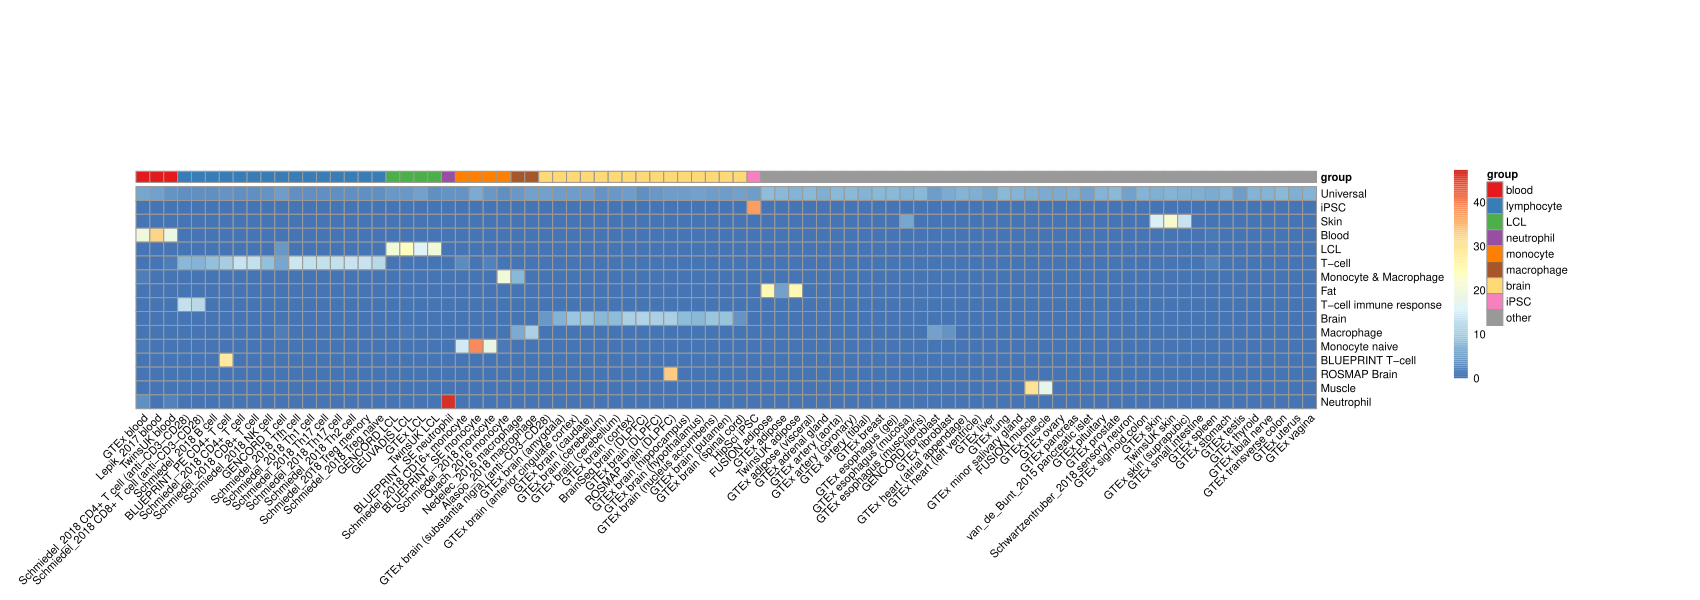

Here is the R script that generated this plot:
library(tidyverse)
library(data.table)

# load factor matrix
FactorM = read.table("K30_a1900_l11100_Run4.txt")

# sorting and naming of studies
###############################
ontology_map = readr::read_tsv("../../../ontology_mappings/tissue_ontology_mapping.tsv")
friendly_names = readr::read_tsv("../../../ontology_mappings/friendly_names.tsv") %>%
  dplyr::select(ontology_term, ontology_tissue)
ontology_map$study[c(1,2,3)] = c("BLUEPRINT_SE", "BLUEPRINT_SE", "BLUEPRINT_PE")
ontology_map <- ontology_map %>% dplyr::mutate(study_qtlgroup = paste0(study, ".", qtl_group)) %>%
  dplyr::left_join(friendly_names) %>%
  dplyr::mutate(sample_class = ifelse(ontology_tissue %like% "brain", "brain", "other")) %>%
  dplyr::mutate(sample_class = ifelse(ontology_tissue %like% "LCL", "LCL", sample_class)) %>%
  dplyr::mutate(sample_class = ifelse(ontology_tissue %like% "monocyte", "monocyte", sample_class)) %>%
  dplyr::mutate(sample_class = ifelse(ontology_tissue %like% "macrophage", "macrophage", sample_class)) %>%
  dplyr::mutate(sample_class = ifelse(ontology_tissue %like% "blood", "blood", sample_class)) %>%
  dplyr::mutate(sample_class = ifelse(ontology_tissue %like% "neutrophil", "neutrophil", sample_class)) %>%
  dplyr::mutate(sample_class = ifelse(ontology_term %in% c("CL_0000236","CL_0002677","CL_0002678","CL_0000624","CL_0000625","CL_0000623","CL_0000899","CL_0000546","CL_0000545","CL_0000899","CL_0002038","CL_0000084"), "lymphocyte", sample_class)) %>%
  dplyr::mutate(sample_class = ifelse(ontology_tissue %like% "iPSC", "iPSC", sample_class))

fct_levels = c("blood","lymphocyte","LCL","neutrophil","monocyte","macrophage","brain","iPSC","other")
ontology_map = dplyr::mutate(ontology_map, tissue_fct = factor(sample_class, levels = fct_levels))
# place immune t-cells together
ontology_map = ontology_map %>% dplyr::mutate(dummy = ifelse(qtl_group %like% "anti", "ANTI", ontology_tissue), 
                                              ontology_tissue = ifelse(qtl_group %like% "anti", paste(ontology_tissue, "(anti-CD3-CD28)"), ontology_tissue))
# place quach monocyte and nedelec macrophage together because they load on one factor
ontology_map = ontology_map %>% dplyr::mutate(dummy = ifelse(study_qtlgroup == "Quach_2016.monocyte_naive", "z-monocyte", dummy))
ontology_map = ontology_map %>% dplyr::mutate(dummy = ifelse(study_qtlgroup == "Nedelec_2016.macrophage_naive", "a-macrophage", dummy))
# sort studies
ontology_map = ontology_map %>% dplyr::arrange(tissue_fct, dummy, study)
ontology_map = ontology_map %>% dplyr::mutate(heatmap_label = paste(study, ontology_tissue, sep=" "))
ontology_map = ontology_map %>% dplyr::filter(study_qtlgroup %in% rownames(FactorM))

labels = data.frame(ontology = ontology_map$heatmap_label)
rownames(labels) = ontology_map$study_qtlgroup

# sort tissues
FactorM = FactorM[ontology_map$study_qtlgroup, ]
# remove stimulated datasets
datasets = rownames(FactorM)
datasets = datasets[!(datasets %like% "IFNg" | 
                        datasets %like% "Salmonella" | 
                        datasets %like% "Listeria" | 
                        datasets %like% "IAV" | 
                        datasets %like% "Pam3CSK4" | 
                        datasets %like% "LPS" | 
                        datasets %like% "R848")]
FactorM = FactorM[datasets,]

# name factors
factor_names = tibble(factor = paste0("Factor", c(1:16)),
                      name = c("Universal", "iPSC", "Skin", "Blood",
                               "LCL", "T-cell", "Monocyte & Macrophage", "Fat",
                               "T-cell immune response", "Brain", "Macrophage", "Monocyte naive",
                               "BLUEPRINT T-cell", "ROSMAP Brain", "Muscle", "Neutrophil" ))
colnames(FactorM) = factor_names$name

colors = c("#e41a1c","#377eb8","#4daf4a","#984ea3","#ff7f00","#a65628","#fed976","#f781bf","#999999")
names(colors) = c("blood","lymphocyte","LCL","neutrophil","monocyte","macrophage","brain","iPSC","other")

# column annotation for heatmap
col_annot = data.frame(group = ontology_map$tissue_fct)
rownames(col_annot) = ontology_map$study_qtlgroup

pheatmap::pheatmap(t(FactorM), fontsize=8, cluster_rows = F, cluster_cols = F, cellwidth=10, cellheight = 10,
                   angle_col = 45, labels_col = labels[rownames(FactorM),], 
                   annotation_legend = T, annotation_col = col_annot, annotation_colors=list(group=colors),
                   height = 6, width = 17, filename="factor_heatmap.pdf")


# remove datasets with small loadings across non-universal factors
matrix = FactorM[rowSums(FactorM[,2:16]) > 3,]

pheatmap::pheatmap(t(matrix), fontsize=8, cluster_rows = F, cluster_cols = F, cellwidth=10, cellheight = 10,
                   angle_col = 45, labels_col = labels[rownames(matrix),], 
                   annotation_legend = T, annotation_col = col_annot, annotation_colors=list(group=colors), 
                   height = 6, width = 13, filename="factor_heatmap_compact.pdf")
